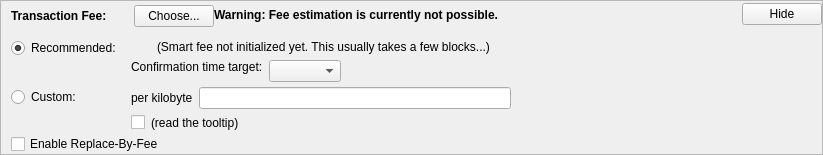
        <widget class="QFrame" name="frameFee">
         <property name="sizePolicy">
          <sizepolicy hsizetype="Expanding" vsizetype="Expanding">
           <horstretch>0</horstretch>
           <verstretch>0</verstretch>
          </sizepolicy>
         </property>
         <property name="maximumSize">
          <size>
           <width>16777215</width>
           <height>16777215</height>
          </size>
         </property>
         <property name="frameShape">
          <enum>QFrame::StyledPanel</enum>
         </property>
         <property name="frameShadow">
          <enum>QFrame::Sunken</enum>
         </property>
         <layout class="QVBoxLayout" name="verticalLayoutFee1">
          <property name="spacing">
           <number>0</number>
          </property>
          <property name="leftMargin">
           <number>0</number>
          </property>
          <property name="topMargin">
           <number>0</number>
          </property>
          <property name="rightMargin">
           <number>0</number>
          </property>
          <property name="bottomMargin">
           <number>0</number>
          </property>
          <item>
           <layout class="QVBoxLayout" name="verticalLayoutFee2" stretch="0,0,0">
            <property name="spacing">
             <number>0</number>
            </property>
            <property name="leftMargin">
             <number>10</number>
            </property>
            <property name="topMargin">
             <number>0</number>
            </property>
            <item>
             <layout class="QHBoxLayout" name="horizontalLayoutFee1">
              <property name="bottomMargin">
               <number>0</number>
              </property>
              <item>
               <layout class="QVBoxLayout" name="verticalLayoutFee7">
                <property name="spacing">
                 <number>0</number>
                </property>
                <item>
                 <spacer name="verticalSpacerSmartFee">
                  <property name="orientation">
                   <enum>Qt::Vertical</enum>
                  </property>
                  <property name="sizeType">
                   <enum>QSizePolicy::Fixed</enum>
                  </property>
                  <property name="sizeHint" stdset="0">
                   <size>
                    <width>1</width>
                    <height>4</height>
                   </size>
                  </property>
                 </spacer>
                </item>
                <item>
                 <layout class="QHBoxLayout" name="horizontalLayoutSmartFee">
                  <property name="spacing">
                   <number>10</number>
                  </property>
                  <item>
                   <widget class="QLabel" name="labelFeeHeadline">
                    <property name="sizePolicy">
                     <sizepolicy hsizetype="Preferred" vsizetype="Maximum">
                      <horstretch>0</horstretch>
                      <verstretch>0</verstretch>
                     </sizepolicy>
                    </property>
                    <property name="font">
                     <font>
                      <weight>75</weight>
                      <bold>true</bold>
                     </font>
                    </property>
                    <property name="styleSheet">
                     <string notr="true">font-weight:bold;</string>
                    </property>
                    <property name="text">
                     <string>Transaction Fee:</string>
                    </property>
                   </widget>
                  </item>
                  <item>
                   <widget class="QLabel" name="labelFeeMinimized">
                    <property name="text">
                     <string/>
                    </property>
                   </widget>
                  </item>
                  <item>
                   <widget class="QPushButton" name="buttonChooseFee">
                    <property name="text">
                     <string>Choose...</string>
                    </property>
                   </widget>
                  </item>
                 </layout>
                </item>
                <item>
                 <spacer name="verticalSpacer_7">
                  <property name="orientation">
                   <enum>Qt::Vertical</enum>
                  </property>
                  <property name="sizeHint" stdset="0">
                   <size>
                    <width>1</width>
                    <height>1</height>
                   </size>
                  </property>
                 </spacer>
                </item>
               </layout>
              </item>
              <item>
               <widget class="QLabel" name="fallbackFeeWarningLabel">
                <property name="font">
                 <font>
                  <weight>75</weight>
                  <bold>true</bold>
                 </font>
                </property>
                <property name="toolTip">
                 <string>Using the fallbackfee can result in sending a transaction that will take several hours or days (or never) to confirm. Consider choosing your fee manually or wait until you have validated the complete chain.</string>
                </property>
                <property name="text">
                 <string>Warning: Fee estimation is currently not possible.</string>
                </property>
                <property name="wordWrap">
                 <bool>false</bool>
                </property>
               </widget>
              </item>
              <item>
               <spacer name="horizontalSpacer_7">
                <property name="orientation">
                 <enum>Qt::Horizontal</enum>
                </property>
                <property name="sizeType">
                 <enum>QSizePolicy::MinimumExpanding</enum>
                </property>
                <property name="sizeHint" stdset="0">
                 <size>
                  <width>40</width>
                  <height>20</height>
                 </size>
                </property>
               </spacer>
              </item>
              <item>
               <widget class="QPushButton" name="buttonMinimizeFee">
                <property name="toolTip">
                 <string>collapse fee-settings</string>
                </property>
                <property name="text">
                 <string>Hide</string>
                </property>
               </widget>
              </item>
             </layout>
            </item>
            <item>
             <widget class="QFrame" name="frameFeeSelection">
              <layout class="QVBoxLayout" name="verticalLayoutFee12_2">
               <property name="spacing">
                <number>0</number>
               </property>
               <property name="leftMargin">
                <number>0</number>
               </property>
               <property name="topMargin">
                <number>0</number>
               </property>
               <property name="rightMargin">
                <number>0</number>
               </property>
               <property name="bottomMargin">
                <number>0</number>
               </property>
               <item>
                <layout class="QGridLayout" name="gridLayoutFee_2">
                 <property name="topMargin">
                  <number>10</number>
                 </property>
                 <property name="bottomMargin">
                  <number>4</number>
                 </property>
                 <property name="horizontalSpacing">
                  <number>10</number>
                 </property>
                 <property name="verticalSpacing">
                  <number>4</number>
                 </property>
                 <item row="1" column="1">
                  <layout class="QVBoxLayout" name="verticalLayoutFee8">
                   <property name="spacing">
                    <number>6</number>
                   </property>
                   <item>
                    <layout class="QHBoxLayout" name="horizontalLayoutFee13">
                     <item>
                      <widget class="QLabel" name="labelCustomPerKilobyte">
                       <property name="toolTip">
                        <string>Specify a custom fee per kB (1,000 bytes) of the transaction's virtual size.

Note:  Since the fee is calculated on a per-byte basis, a fee of &quot;100 satoshis per kB&quot; for a transaction size of 500 bytes (half of 1 kB) would ultimately yield a fee of only 50 satoshis.</string>
                       </property>
                       <property name="text">
                        <string>per kilobyte</string>
                       </property>
                      </widget>
                     </item>
                     <item>
                      <widget class="BitcoinAmountField" name="customFee"/>
                     </item>
                     <item>
                      <spacer name="horizontalSpacer_8">
                       <property name="orientation">
                        <enum>Qt::Horizontal</enum>
                       </property>
                       <property name="sizeHint" stdset="0">
                        <size>
                         <width>1</width>
                         <height>1</height>
                        </size>
                       </property>
                      </spacer>
                     </item>
                    </layout>
                   </item>
                   <item>
                    <layout class="QHBoxLayout" name="horizontalLayoutFee8">
                     <item>
                      <widget class="QCheckBox" name="checkBoxMinimumFee">
                       <property name="toolTip">
                        <string>Paying only the minimum fee is just fine as long as there is less transaction volume than space in the blocks. But be aware that this can end up in a never confirming transaction once there is more demand for bitcoin transactions than the network can process.</string>
                       </property>
                       <property name="text">
                        <string/>
                       </property>
                      </widget>
                     </item>
                     <item>
                      <widget class="QLabel" name="labelMinFeeWarning">
                       <property name="enabled">
                        <bool>true</bool>
                       </property>
                       <property name="toolTip">
                        <string>Paying only the minimum fee is just fine as long as there is less transaction volume than space in the blocks. But be aware that this can end up in a never confirming transaction once there is more demand for bitcoin transactions than the network can process.</string>
                       </property>
                       <property name="text">
                        <string>(read the tooltip)</string>
                       </property>
                       <property name="margin">
                        <number>5</number>
                       </property>
                      </widget>
                     </item>
                     <item>
                      <spacer name="horizontalSpacer_3">
                       <property name="orientation">
                        <enum>Qt::Horizontal</enum>
                       </property>
                       <property name="sizeHint" stdset="0">
                        <size>
                         <width>1</width>
                         <height>1</height>
                        </size>
                       </property>
                      </spacer>
                     </item>
                    </layout>
                   </item>
                  </layout>
                 </item>
                 <item row="0" column="0">
                  <layout class="QVBoxLayout" name="verticalLayoutFee4" stretch="0,1">
                   <item>
                    <widget class="QRadioButton" name="radioSmartFee">
                     <property name="text">
                      <string>Recommended:</string>
                     </property>
                     <property name="checked">
                      <bool>true</bool>
                     </property>
                    </widget>
                   </item>
                   <item>
                    <spacer name="verticalSpacer_8">
                     <property name="orientation">
                      <enum>Qt::Vertical</enum>
                     </property>
                     <property name="sizeHint" stdset="0">
                      <size>
                       <width>1</width>
                       <height>1</height>
                      </size>
                     </property>
                    </spacer>
                   </item>
                  </layout>
                 </item>
                 <item row="1" column="0">
                  <layout class="QVBoxLayout" name="verticalLayoutFee9" stretch="0,1">
                   <item>
                    <widget class="QRadioButton" name="radioCustomFee">
                     <property name="text">
                      <string>Custom:</string>
                     </property>
                    </widget>
                   </item>
                   <item>
                    <spacer name="verticalSpacer_9">
                     <property name="orientation">
                      <enum>Qt::Vertical</enum>
                     </property>
                     <property name="sizeHint" stdset="0">
                      <size>
                       <width>1</width>
                       <height>1</height>
                      </size>
                     </property>
                    </spacer>
                   </item>
                  </layout>
                 </item>
                 <item row="0" column="1">
                  <layout class="QVBoxLayout" name="verticalLayoutFee3" stretch="0,0,1">
                   <property name="spacing">
                    <number>6</number>
                   </property>
                   <property name="topMargin">
                    <number>2</number>
                   </property>
                   <item>
                    <layout class="QHBoxLayout" name="horizontalLayoutFee12">
                     <item>
                      <widget class="QLabel" name="labelSmartFee">
                       <property name="text">
                        <string/>
                       </property>
                       <property name="margin">
                        <number>2</number>
                       </property>
                      </widget>
                     </item>
                     <item>
                      <widget class="QLabel" name="labelFeeEstimation">
                       <property name="text">
                        <string/>
                       </property>
                      </widget>
                     </item>
                     <item>
                      <widget class="QLabel" name="labelSmartFee2">
                       <property name="text">
                        <string>(Smart fee not initialized yet. This usually takes a few blocks...)</string>
                       </property>
                       <property name="margin">
                        <number>2</number>
                       </property>
                      </widget>
                     </item>
                     <item>
                      <spacer name="horizontalSpacer_9">
                       <property name="orientation">
                        <enum>Qt::Horizontal</enum>
                       </property>
                       <property name="sizeHint" stdset="0">
                        <size>
                         <width>1</width>
                         <height>1</height>
                        </size>
                       </property>
                      </spacer>
                     </item>
                    </layout>
                   </item>
                   <item>
                    <layout class="QHBoxLayout" name="horizontalLayoutFee9">
                     <item>
                      <layout class="QVBoxLayout" name="verticalLayoutFee6">
                       <item>
                        <widget class="QLabel" name="labelSmartFee3">
                         <property name="text">
                          <string>Confirmation time target:</string>
                         </property>
                         <property name="margin">
                          <number>2</number>
                         </property>
                        </widget>
                       </item>
                       <item>
                        <spacer name="verticalSpacer_10">
                         <property name="orientation">
                          <enum>Qt::Vertical</enum>
                         </property>
                         <property name="sizeHint" stdset="0">
                          <size>
                           <width>1</width>
                           <height>1</height>
                          </size>
                         </property>
                        </spacer>
                       </item>
                      </layout>
                     </item>
                     <item>
                      <layout class="QVBoxLayout" name="verticalLayoutFee5">
                       <property name="rightMargin">
                        <number>30</number>
                       </property>
                       <item>
                        <layout class="QHBoxLayout" name="horizontalLayoutConfTarget">
                         <property name="bottomMargin">
                          <number>0</number>
                         </property>
                         <item>
                          <widget class="QComboBox" name="confTargetSelector"/>
                         </item>
                         <item>
                          <spacer name="horizontalSpacerConfTarget">
                           <property name="orientation">
                            <enum>Qt::Horizontal</enum>
                           </property>
                           <property name="sizeHint" stdset="0">
                            <size>
                             <width>40</width>
                             <height>20</height>
                            </size>
                           </property>
                          </spacer>
                         </item>
                        </layout>
                       </item>
                      </layout>
                     </item>
                    </layout>
                   </item>
                   <item>
                    <spacer name="verticalSpacer_11">
                     <property name="orientation">
                      <enum>Qt::Vertical</enum>
                     </property>
                     <property name="sizeHint" stdset="0">
                      <size>
                       <width>1</width>
                       <height>1</height>
                      </size>
                     </property>
                    </spacer>
                   </item>
                  </layout>
                 </item>
                </layout>
               </item>
               <item>
                <widget class="QCheckBox" name="optInRBF">
                 <property name="toolTip">
                  <string>With Replace-By-Fee (BIP-125) you can increase a transaction's fee after it is sent. Without this, a higher fee may be recommended to compensate for increased transaction delay risk.</string>
                 </property>
                 <property name="text">
                  <string>Enable Replace-By-Fee</string>
                 </property>
                </widget>
               </item>
              </layout>
             </widget>
            </item>
            <item>
             <spacer name="verticalSpacerFee">
              <property name="orientation">
               <enum>Qt::Vertical</enum>
              </property>
              <property name="sizeHint" stdset="0">
               <size>
                <width>811</width>
                <height>0</height>
               </size>
              </property>
             </spacer>
            </item>
           </layout>
          </item>
         </layout>
        </widget>
